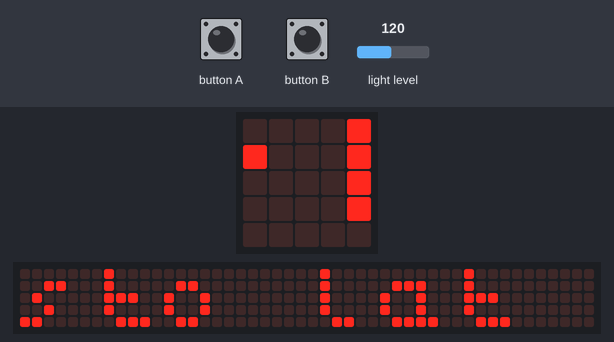
Bench run of a program on a simulated BBC micro:bit (MakeCode). Shown: the board's 5×5 LED display, a strip that is not on the board, showing the scrolling text unrolled. Inputs (shaded band) come from the test bench; at power-on: light level 120. Random numbers come from a fixed seed; the 48×5 strip is a reading aid, not a part: it shows the text the display is scrolling, unrolled, one strip-width of it at a time.

Above: at 1.27 s.
1.3 s: button A pressed for 0.15 s
2.0 s: light level set to 103
At 12.75 s:
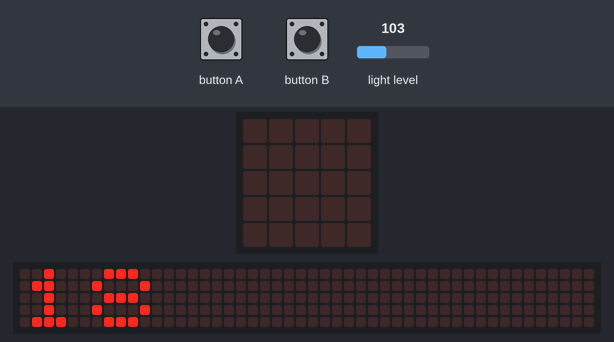
16.0 s: light level set to 98
29.4 s: button B pressed for 0.15 s
At 30.5 s:
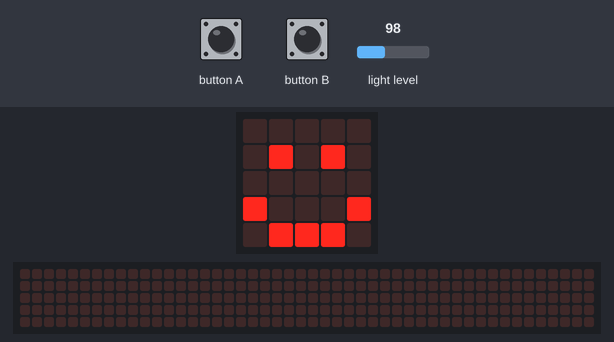
31.0 s: button A pressed for 0.15 s
At 31.22 s:
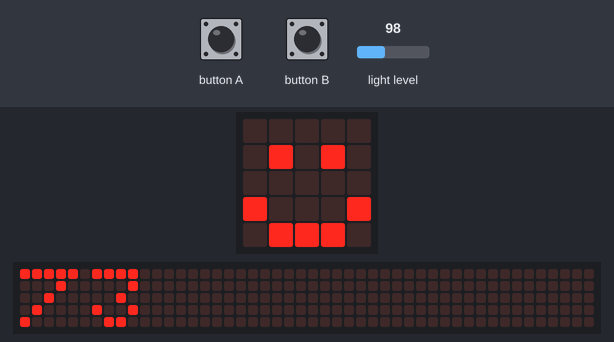
31.7 s: light level set to 128
At 33.92 s:
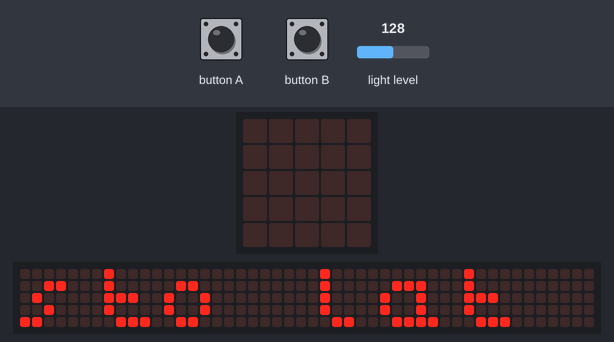

The program:

main.ts
```typescript
input.onButtonPressed(Button.A, function () {
    basic.showNumber(randint(1, 100))
})
input.onButtonPressed(Button.B, function () {
    basic.showIcon(IconNames.Happy)
})
basic.forever(function () {
    if (input.lightLevel() > 100) {
        basic.showString("sto lat tymon")
    }
})
```

test.ts
```typescript
// tu są testy; nie będzie to kompilowane, gdy ten pakiet będzie używany jako rozszerzenie.
```

Measured:
- after the input at 29.4 s, the display: changes after 0.15 s (image 2)
- after the input at 31.0 s, the display: changes after 0.15 s (image 3)
